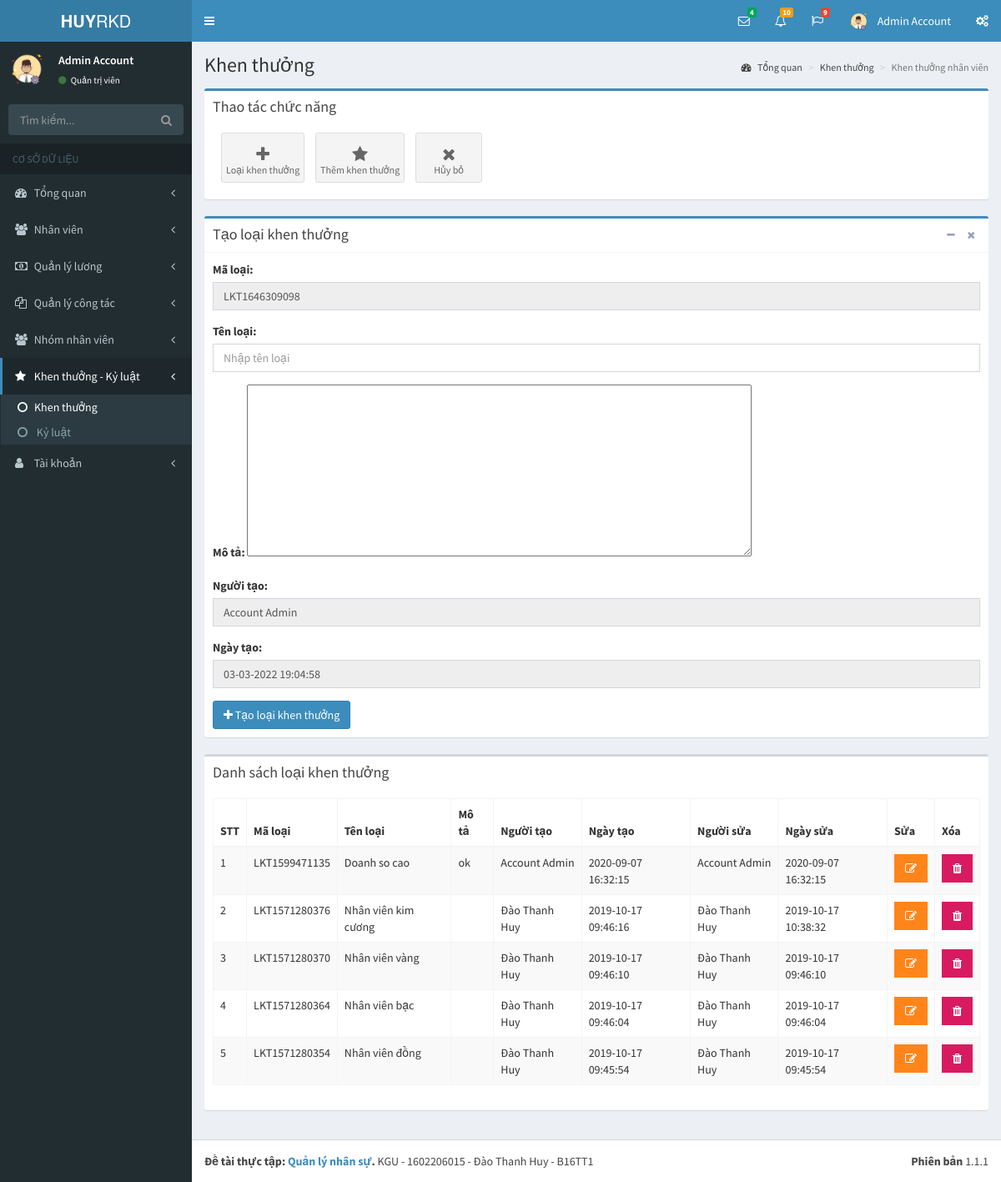
The app's page /pages/khen-thuong.php?p=bonus-discipline&a=bonus&tao-loai (signed in) with its own data.
### tables this page shows
CREATE TABLE `tai_khoan` (
  `id` int(11) NOT NULL,
  `ho` varchar(50) NOT NULL,
  `ten` varchar(50) NOT NULL,
  `hinh_anh` varchar(50) NOT NULL,
  `email` varchar(50) NOT NULL,
  `mat_khau` varchar(50) NOT NULL,
  `so_dt` varchar(50) NOT NULL,
  `quyen` tinyint(1) NOT NULL,
  `trang_thai` tinyint(1) NOT NULL,
  `truy_cap` int(11) NOT NULL,
  `ngay_tao` datetime NOT NULL,
  `ngay_sua` datetime NOT NULL
);

CREATE TABLE `loai_khen_thuong_ky_luat` (
  `id` int(11) NOT NULL,
  `ma_loai` varchar(50) NOT NULL,
  `ten_loai` varchar(255) NOT NULL,
  `ghi_chu` varchar(255) NOT NULL,
  `flag` tinyint(1) NOT NULL,
  `nguoi_tao` varchar(50) NOT NULL,
  `ngay_tao` datetime NOT NULL,
  `nguoi_sua` varchar(50) NOT NULL,
  `ngay_sua` datetime NOT NULL
);

### pages/khen-thuong.php (the view, shortened to what this page needs)
<?php
if(isset($_SESSION['username']) && isset($_SESSION['level']))
{
  include('../layouts/header.php');
  include('../layouts/topbar.php');
  include('../layouts/sidebar.php');
  $showData = "SELECT id, ma_loai, ten_loai, ghi_chu, nguoi_tao, ngay_tao, nguoi_sua, ngay_sua FROM loai_khen_thuong_ky_luat WHERE flag = 1 ORDER BY ngay_tao DESC";
  $result = mysqli_query($conn, $showData);
  $arrShow = array();
  while ($row = mysqli_fetch_array($result)) {
    $arrShow[] = $row;
  }
  $maLoai = "LKT" . time();
?>
  <div class="content-wrapper">
    <section class="content-header">
      <h1>
        Khen thưởng
      </h1>
      <ol class="breadcrumb">
        <li><a href="index.php?p=index&a=statistic"><i class="fa fa-dashboard"></i> Tổng quan</a></li>
        <li><a href="khen-thuong.php?p=bonus-discipline&a=bonus">Khen thưởng</a></li>
        <li class="active">Khen thưởng nhân viên</li>
      </ol>
    </section>
    <section class="content">
      <div class="row">
        <div class="col-xs-12">
          <div class="box box-primary">
            <div class="box-header">
              <h3 class="box-title">Thao tác chức năng</h3>
            </div>
            <div class="box-body">
              <a  href="khen-thuong.php?p=bonus-discipline&a=bonus&tao-loai" class="btn btn-app">
                <i class="fa fa-plus"></i> Loại khen thưởng
              </a>
              <a href="khen-thuong.php?p=bonus-discipline&a=bonus&khen-thuong" class="btn btn-app">
                <i class="fa fa-star"></i> Thêm khen thưởng
              </a>
              <?php
                if(isset($_GET['tao-loai']) || isset($_GET['khen-thuong']))
                  echo "<a href='khen-thuong.php?p=bonus-discipline&a=bonus' class='btn btn-app'>
                          <i class='fa fa-close'></i> Hủy bỏ
                        </a>";
              ?>
            </div>
          </div>
          <?php
          if(isset($_GET['tao-loai']))
          {
          ?>
          <div class="box box-primary">
            <div class="box-header with-border">
              <h3 class="box-title">Tạo loại khen thưởng</h3>
              <div class="box-tools pull-right">
                <button type="button" class="btn btn-box-tool" data-widget="collapse"><i class="fa fa-minus"></i></button>
                <button type="button" class="btn btn-box-tool" data-widget="remove"><i class="fa fa-remove"></i></button>
              </div>
            </div>
            <div class="box-body">
              <form action="" method="POST">
                <div class="row">
                  <div class="col-md-12">
                    <div class="form-group">
                      <label for="exampleInputEmail1">Mã loại: </label>
                      <input type="text" class="form-control" name="speacialCode" value="<?php echo $maLoai; ?>" readonly>
                    </div>
                    <div class="form-group">
                      <label for="exampleInputEmail1">Tên loại: </label>
                      <input type="text" class="form-control" id="exampleInputEmail1" placeholder="Nhập tên loại" name="tenLoai">
                    </div>
                    <div class="form-group">
                      <label for="exampleInputEmail1">Mô tả: </label>
                      <textarea id="editor1" rows="10" cols="80" name="moTa">
                      </textarea>
                    </div>
                    <div class="form-group">
                      <label for="exampleInputEmail1">Người tạo: </label>
                      <input type="text" class="form-control" id="exampleInputEmail1" value="<?php echo $row_acc['ho']; ?> <?php echo $row_acc['ten']; ?>" name="nguoiTao" readonly>
                    </div>
                    <div class="form-group">
                      <label for="exampleInputEmail1">Ngày tạo: </label>
                      <input type="text" class="form-control" id="exampleInputEmail1" value="<?php echo date('d-m-Y H:i:s'); ?>" name="ngayTao" readonly>
                    </div>
                    <?php
                      if($_SESSION['level'] == 1)
                        echo "<button type='submit' class='btn btn-primary' name='taoLoai'><i class='fa fa-plus'></i> Tạo loại khen thưởng</button>";
                    ?>
                  </div>
                </div>
              </form>
            </div>
          </div>
          <?php
          }
          ?>
          <?php
          if(isset($_GET['tao-loai']))
          {
          ?>
          <div class="box">
            <div class="box-header">
              <h3 class="box-title">Danh sách loại khen thưởng</h3>
            </div>
            <div class="box-body">
              <div class="table-responsive">
                <table id="example1" class="table table-bordered table-striped">
                  <thead>
                  <tr>
                    <th>STT</th>
                    <th>Mã loại</th>
                    <th>Tên loại</th>
                    <th>Mô tả</th>
                    <th>Người tạo</th>
                    <th>Ngày tạo</th>
                    <th>Người sửa</th>
                    <th>Ngày sửa</th>
                    <th>Sửa</th>
                    <th>Xóa</th>
                  </tr>
                  </thead>
                  <tbody>
                  <?php
                    $count = 1;
                    foreach ($arrShow as $arrS)
                    {
                  ?>
                      <tr>
                        <td><?php echo $count; ?></td>
                        <td><?php echo $arrS['ma_loai']; ?></td>
                        <td><?php echo $arrS['ten_loai']; ?></td>
                        <td><?php echo $arrS['ghi_chu']; ?></td>
                        <td><?php echo $arrS['nguoi_tao']; ?></td>
                        <td><?php echo $arrS['ngay_tao']; ?></td>
                        <td><?php echo $arrS['nguoi_sua']; ?></td>
                        <td><?php echo $arrS['ngay_sua']; ?></td>
                        <th>
                          <?php
                            if($row_acc['quyen'] == 1)
                            {
                              echo "<form method='POST'>";
                              echo "<button type='submit' class='btn bg-orange btn-flat'  name='suaLoai'><i class='fa fa-edit'></i></button>";
                              echo "</form>";
                            }
                            else
                            {
                              echo "<button type='button' class='btn bg-orange btn-flat' disabled><i class='fa fa-edit'></i></button>";
                            }
                          ?>
                        </th>
                        <th>
                          <?php
                            if($row_acc['quyen'] == 1)
                            {
                              echo "<button type='button' class='btn bg-maroon btn-flat' data-toggle='modal' data-target='#exampleModal' data-whatever='".$arrS['ma_loai']."'><i class='fa fa-trash'></i></button>";
                            }
                            else
                            {
                              echo "<button type='button' class='btn bg-maroon btn-flat' disabled><i class='fa fa-trash'></i></button>";
                            }
                          ?>
                        </th>
                      </tr>
                  <?php
                      $count++;
                    }
                  ?>
                  </tbody>
                </table>
              </div>
            </div>
          </div>
          <?php
          }
          ?>
        </div>
      </div>
    </section>
  </div>
<?php
  include('../layouts/footer.php');
}
else
{
  header('Location: dang-nhap.php');
}
?>

### layouts/topbar.php (shortened to what this page needs)
<body class="hold-transition skin-blue sidebar-mini">
<div class="wrapper">
  <header class="main-header">
    <a href="index.php?p=index&a=statistic" class="logo">
      <span class="logo-lg"><b>HUY</b>RKD</span>
    </a>
    <nav class="navbar navbar-static-top">
      <a href="#" class="sidebar-toggle" data-toggle="push-menu" role="button">
      </a>
      <div class="navbar-custom-menu">
        <ul class="nav navbar-nav">
          <li class="dropdown messages-menu">
            <a href="#" class="dropdown-toggle" data-toggle="dropdown">
              <i class="fa fa-envelope-o"></i>
              <span class="label label-success">4</span>
            </a>
          </li>
          <li class="dropdown notifications-menu">
            <a href="#" class="dropdown-toggle" data-toggle="dropdown">
              <i class="fa fa-bell-o"></i>
              <span class="label label-warning">10</span>
            </a>
          </li>
          <li class="dropdown tasks-menu">
            <a href="#" class="dropdown-toggle" data-toggle="dropdown">
              <i class="fa fa-flag-o"></i>
              <span class="label label-danger">9</span>
            </a>
          </li>
          <li class="dropdown user user-menu">
            <a href="#" class="dropdown-toggle" data-toggle="dropdown">
              <img src="../uploads/images/<?php echo $row_acc['hinh_anh']; ?>" class="user-image" alt="User Image">
              <span class="hidden-xs"><?php echo $row_acc['ten']; ?> <?php echo $row_acc['ho']; ?></span>
            </a>
          </li>
          <li>
            <a href="#" data-toggle="control-sidebar"><i class="fa fa-gears"></i></a>
          </li>
        </ul>
      </div>
    </nav>
  </header>

### layouts/sidebar.php (shortened to what this page needs)
<?php
    if(isset($_GET['p']) && isset($_GET['a']))
    {
        $p = $_GET['p'];
        $a = $_GET['a'];
    }
?>
  <aside class="main-sidebar">
    <section class="sidebar">
      <div class="user-panel">
        <div class="pull-left image">
          <img src="../uploads/images/<?php echo $row_acc['hinh_anh']; ?>" class="img-circle" alt="User Image">
        </div>
        <div class="pull-left info">
          <p>
            <?php echo $row_acc['ten']; ?> <?php echo $row_acc['ho']; ?>
          </p>
          <a href="#"><i class="fa fa-circle text-success"></i>
            <?php
              if($row_acc['quyen'] == 1)
              {
                echo "Quản trị viên";
              }
              else
              {
                echo "Nhân viên";
              }
            ?>
          </a>
        </div>
      </div>
      <form action="#" method="get" class="sidebar-form">
        <div class="input-group">
          <input type="text" name="q" class="form-control" placeholder="Tìm kiếm...">
          <span class="input-group-btn">
                <button type="submit" name="search" id="search-btn" class="btn btn-flat"><i class="fa fa-search"></i>
                </button>
              </span>
        </div>
      </form>
      <ul class="sidebar-menu" data-widget="tree">
        <li class="header">CƠ SỞ DỮ LIỆU</li>
        <li class="<?php if($p == 'index') echo 'active'; ?> treeview">
          <a href="#">
            <i class="fa fa-dashboard"></i> <span>Tổng quan</span>
            <span class="pull-right-container">
              <i class="fa fa-angle-left pull-right"></i>
            </span>
          </a>
        </li>
        <li class="<?php if($p == 'staff') echo 'active'; ?> treeview">
          <a href="#">
            <i class="fa fa-users"></i>
            <span>Nhân viên</span>
            <span class="pull-right-container">
              <i class="fa fa-angle-left pull-right"></i>
            </span>
          </a>
        </li>
        <li class="<?php if($p == 'salary') echo 'active'; ?> treeview">
          <a href="#">
            <i class="fa fa-money"></i>
            <span>Quản lý lương</span>
            <span class="pull-right-container">
              <i class="fa fa-angle-left pull-right"></i>
            </span>
          </a>
        </li>
        <li class="<?php if($p == 'collaborate') echo 'active'; ?> treeview">
          <a href="#">
            <i class="fa fa-files-o"></i>
            <span>Quản lý công tác</span>
            <span class="pull-right-container">
              <i class="fa fa-angle-left pull-right"></i>
            </span>
          </a>
        </li>
        <li class="<?php if($p == 'group') echo 'active'; ?> treeview">
          <a href="#">
            <i class="fa fa-users"></i> <span>Nhóm nhân viên</span>
            <span class="pull-right-container">
              <i class="fa fa-angle-left pull-right"></i>
            </span>
          </a>
        </li>
        <li class="<?php if($p == 'bonus-discipline') echo 'active'; ?> treeview">
          <a href="#">
            <i class="fa fa-star"></i> <span>Khen thưởng - Kỷ luật</span>
            <span class="pull-right-container">
              <i class="fa fa-angle-left pull-right"></i>
            </span>
          </a>
          <ul class="treeview-menu">
            <li class="<?php if(($p == 'bonus-discipline') && ($a =='bonus')) echo 'active'; ?>"><a href="khen-thuong.php?p=bonus-discipline&a=bonus"><i class="fa fa-circle-o"></i>Khen thưởng</a></li>
            <li class="<?php if(($p == 'bonus-discipline') && ($a =='discipline')) echo 'active'; ?>"><a href="ky-luat.php?p=bonus-discipline&a=discipline"><i class="fa fa-circle-o"></i> Kỷ luật</a></li>
          </ul>
        </li>
        <li class="<?php if($p == 'account') echo 'active'; ?> treeview">
          <a href="#">
            <i class="fa fa-user"></i> <span>Tài khoản</span>
            <span class="pull-right-container">
              <i class="fa fa-angle-left pull-right"></i>
            </span>
          </a>
        </li>
      </ul>
    </section>
  </aside>

### records on screen
tai_khoan: hinh_anh (picture), ten "Admin", ho "Account", nguoiTao "Account Admin"
loai_khen_thuong_ky_luat: ma_loai "LKT1599471135", ten_loai "Doanh so cao", ghi_chu "ok", nguoi_tao "Account Admin", ngay_tao "2020-09-07 16:32:15", nguoi_sua "Account Admin", ngay_sua "2020-09-07 16:32:15"
loai_khen_thuong_ky_luat: ma_loai "LKT1571280376", ten_loai "Nhân viên kim cương", nguoi_tao "Đào Thanh Huy", ngay_tao "2019-10-17 09:46:16", nguoi_sua "Đào Thanh Huy", ngay_sua "2019-10-17 10:38:32"
loai_khen_thuong_ky_luat: ma_loai "LKT1571280370", ten_loai "Nhân viên vàng", nguoi_tao "Đào Thanh Huy", ngay_tao "2019-10-17 09:46:10", nguoi_sua "Đào Thanh Huy", ngay_sua "2019-10-17 09:46:10"
loai_khen_thuong_ky_luat: ma_loai "LKT1571280364", ten_loai "Nhân viên bạc", nguoi_tao "Đào Thanh Huy", ngay_tao "2019-10-17 09:46:04", nguoi_sua "Đào Thanh Huy", ngay_sua "2019-10-17 09:46:04"
loai_khen_thuong_ky_luat: ma_loai "LKT1571280354", ten_loai "Nhân viên đồng", nguoi_tao "Đào Thanh Huy", ngay_tao "2019-10-17 09:45:54", nguoi_sua "Đào Thanh Huy", ngay_sua "2019-10-17 09:45:54"
